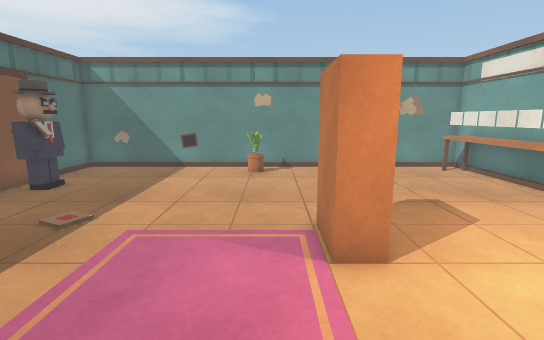
view 1 (above)

12 first-person views from a walk through a 3-D level made in the Unity game engine. The camera is 1.3 m above the floor, tilts 10° down and sees 85° across. The floor is counted in squares, 0.5 m on a side. Each view is taken from the middle of a square. On the plan, view 1 faces up. The plan holds only what a view shows up to about 19 squares ahead; the rest is blank.

view 2
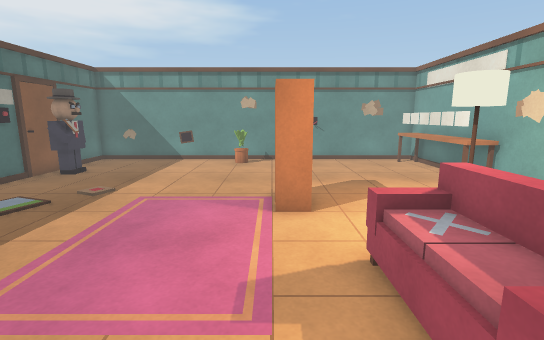

view 3
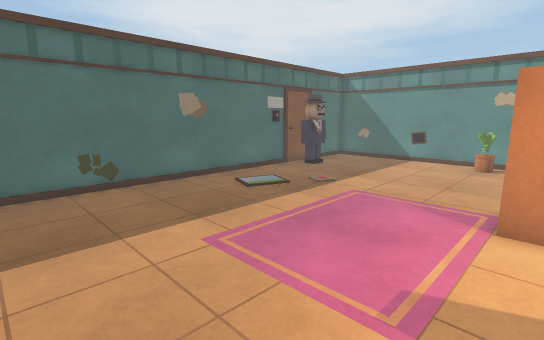

view 4
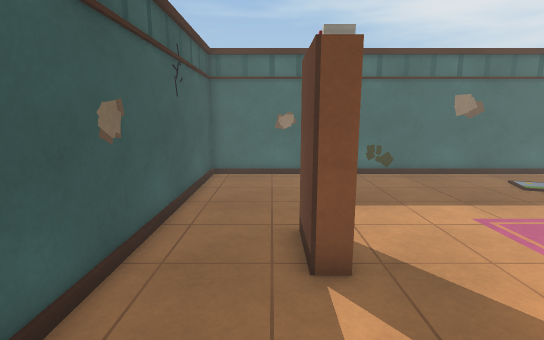

view 5
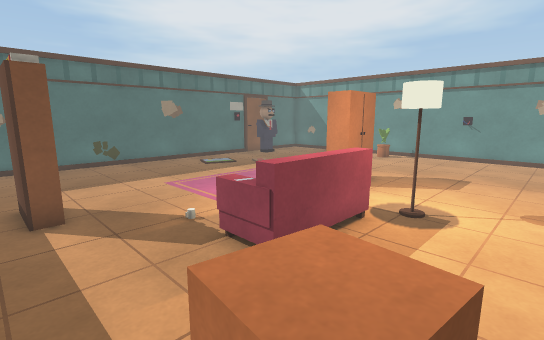

view 6
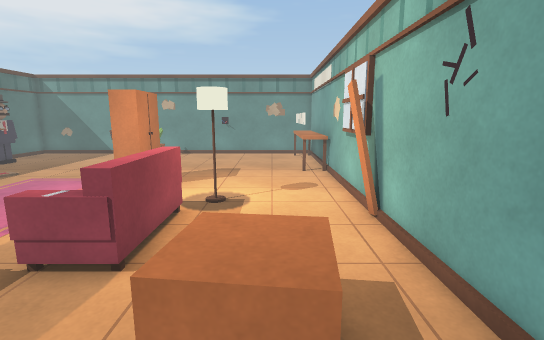

view 7
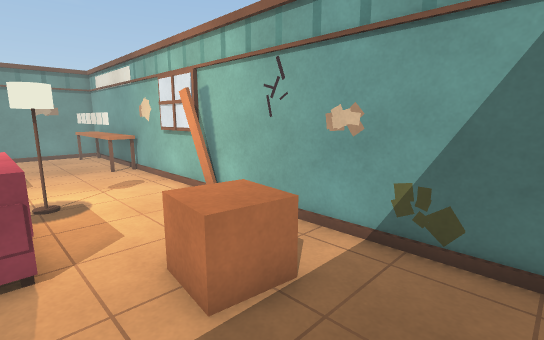

view 8
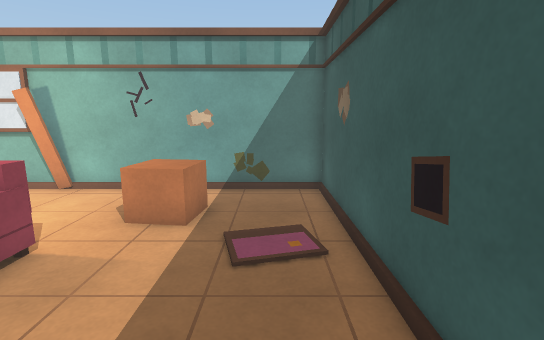

view 9
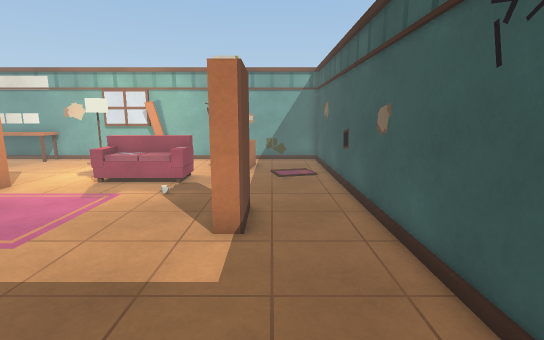

view 10
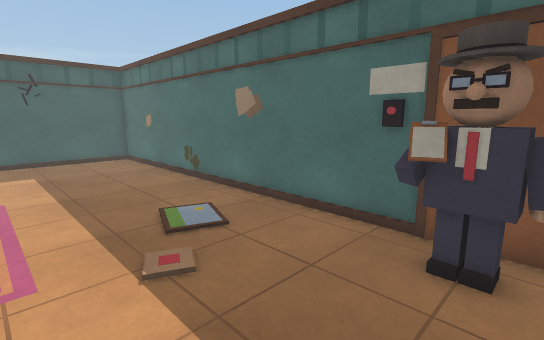

view 11
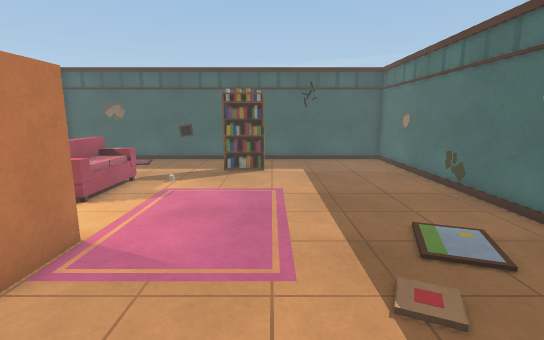

view 12
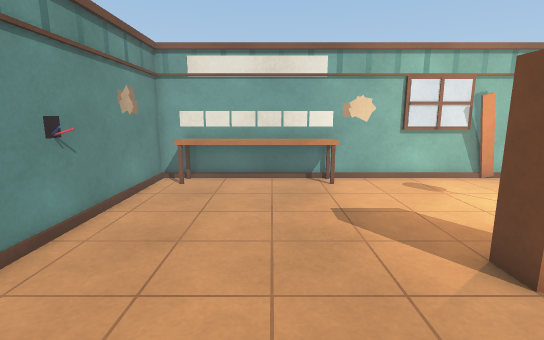

### Floor plan
Key: @ floor where view 1 was taken; # wall or solid block; . floor; = window, fence, low wall or low ledge; ^ raised ledge; O other object.
Columns run from 10 left of view 1 to 10 right of it. Each row starts with its distance up from view 1.
 16 #####################
 15 #........O.........^#
 14 #........O........=^#
 13 #..................^#
 12 #OO................^#
 11 #OO................^#
 10 #OO................^#
  9 #.................=^#
  8 #..................=#
  7 #..........OO.......#
  6 #.......   OO.......#
  5 #.......   OO.......#
  4 #.......   ....O....#
  3 #.......   ....OO..##
  2 #.......   ..OO....O#
  1 #.......   ..OO.....#
  0 #.........@..OO.....#
 -1 #............OO.....#
 -2 #...............OO..#
 -3 #...............OOO.#
 -4 #......OOO......OOO.#
 -5 #...................#
 -6 #...................#
 -7 #...................#
 -8 #####################

Where each view was taken, in squares from view 1:
view 1: 0 up, 0 right, facing up
view 2: 3 down, 1 right, facing up
view 3: 3 down, 2 right, facing up-left
view 4: 5 down, 4 right, facing left
view 5: 5 down, 8 right, facing up-left
view 6: 6 down, 7 right, facing up
view 7: 7 down, 4 right, facing up-right
view 8: 6 down, 1 left, facing right
view 9: 5 down, 9 left, facing right
view 10: 12 up, 3 left, facing down-left
view 11: 11 up, 3 left, facing down
view 12: 11 up, 3 left, facing right
